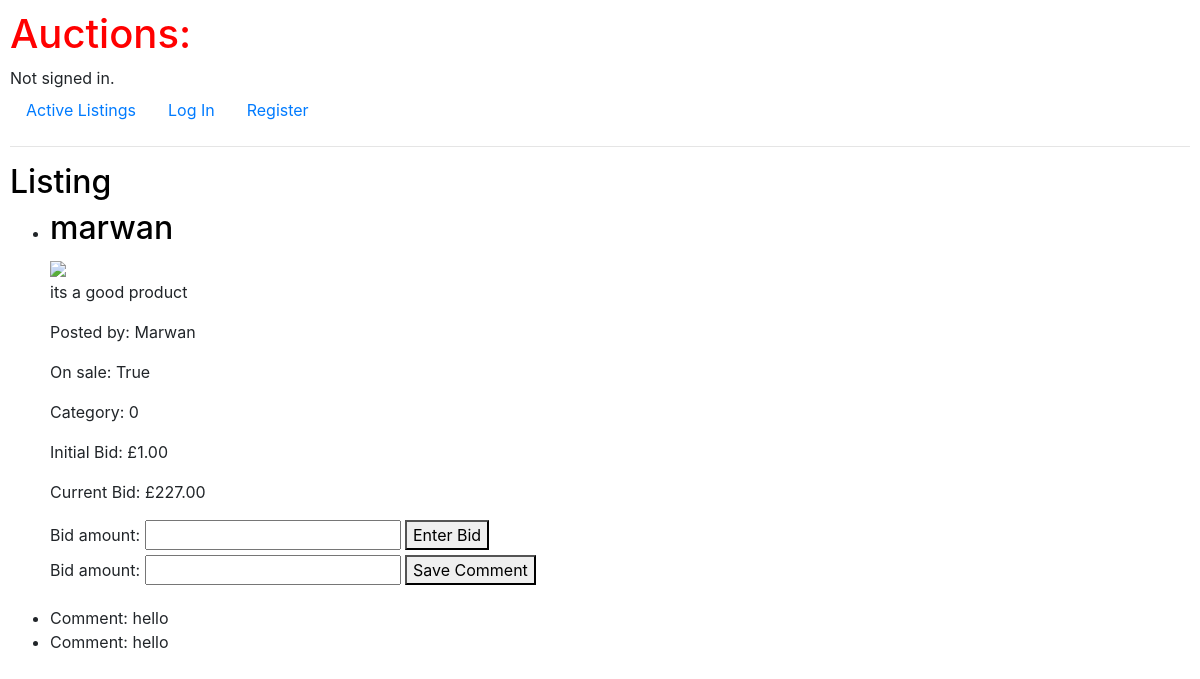
/bid/1, run on an earlier commit of the app's database.
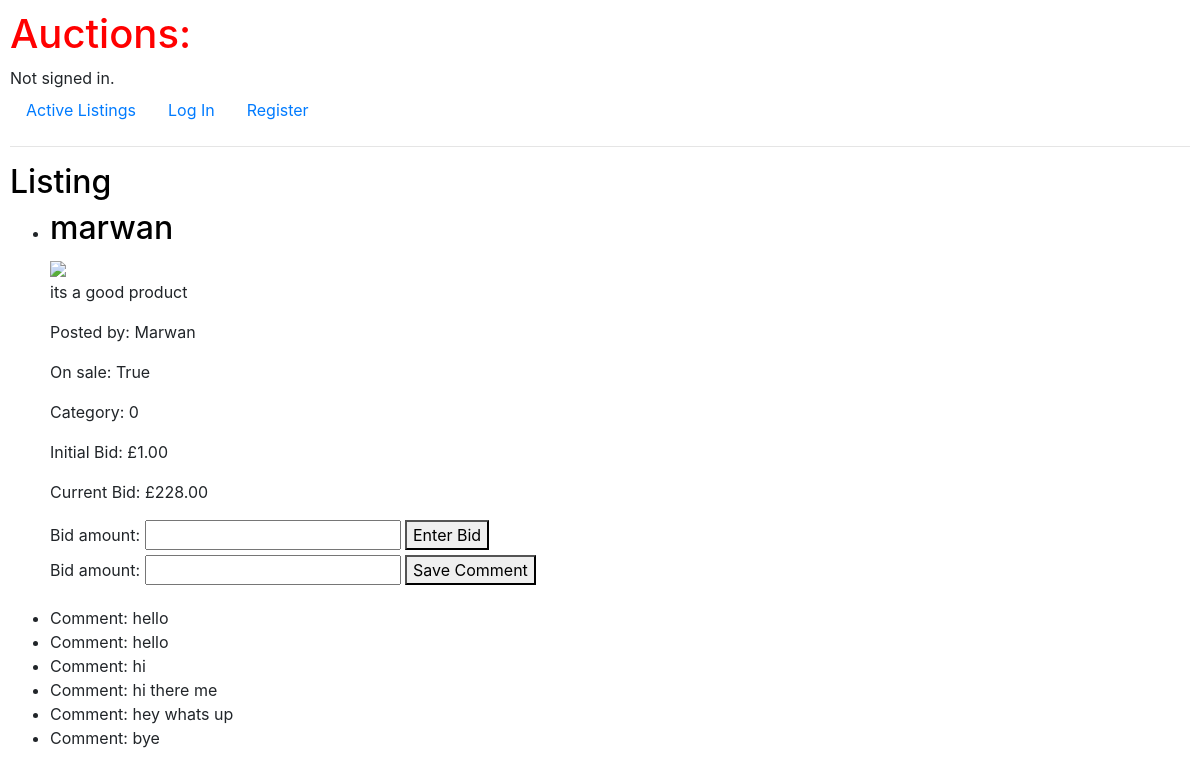
And on a later commit of the database.
### auctions/models.py (models this page shows)
class AuctionListing(models.Model):
    user = models.ForeignKey(User, on_delete=models.CASCADE, related_name= "auction_listings")
    title = models.CharField(max_length=64)
    description = models.TextField()
    active = models.BooleanField(default=True)
    category = models.CharField(max_length = 64)
    image = models.ImageField(upload_to='')
    initial_bid = models.DecimalField(max_digits=6, decimal_places=2)
    def current_bid(self):
        bid = Bid.objects.filter(auction_listing=self).order_by('-bid_amount').first()
        if bid:
            return bid.bid_amount
        else:
            return self.initial_bid

class Bid(models.Model):
    user = models.ForeignKey(User, on_delete=models.CASCADE, related_name= "bid" )
    auction_listing = models.ForeignKey(AuctionListing, on_delete=models.CASCADE, related_name= "auction_listing" )
    bid_amount = models.DecimalField(max_digits=10, decimal_places=2)

class Comment(models.Model):
    user = models.ForeignKey(User, on_delete=models.CASCADE, related_name= "comment")
    auction_listing = models.ForeignKey(AuctionListing, on_delete=models.CASCADE, related_name="comments")
    comment = models.TextField()

class User(AbstractUser):
    pass

### auctions/views.py (the view)
# urls.py: path("bid/<int:listing_id>", views.current_price, name="current_price"),
def current_price(request, listing_id):
    auction_listing = AuctionListing.objects.get(id=listing_id)
    auction_listings = AuctionListing.objects.all()
    current_bids = {}
    for listing in auction_listings:
        bid = Bid.objects.filter(auction_listing=listing).order_by('-bid_amount').first()
        if bid == None:
            bid = listing.initial_bid
        current_bids[listing.id] = bid if bid else listing.initial_bid
        current_bids
    if request.method == 'POST':
        form = BidForm(request.POST)
        if form.is_valid():
            bid_amount = form.cleaned_data['bid_amount']
            if current_bids[auction_listing.id] == listing.initial_bid:
                highest_bidding_price = current_bids[auction_listing.id]
            else:
                highest_bidding_price = current_bids[auction_listing.id].bid_amount
            if bid_amount <= highest_bidding_price:
                form.add_error('bid_amount',"Your bid is not sufficient and must be higher than the current bid amount")
            else:
                new_bid = Bid(user=request.user, auction_listing=auction_listing, bid_amount=form.cleaned_data['bid_amount'])
                new_bid.save()
                return render(request, 'auctions/listing.html', {'form': form, 'listing': auction_listing, 'current_bids': current_bids})
    else:
        form = BidForm()
    return render(request, 'auctions/listing.html', {'form': form, 'listing': auction_listing})

### auctions/forms.py
class BidForm(forms.ModelForm):
    class Meta:
        model = Bid
        fields = ['bid_amount']

### auctions/templates/auctions/listing.html (shortened to what this page needs)
{% extends "auctions/layout.html" %}
{% block body %}
    <h2>Listing</h2>
	<ul>
        <li><h2>{{ listing.title }}</h2>
        <img src="{{ listing.image.url }}" style="max-width: 300px; max-height: 300px;">
        <p>{{ listing.description }}</p>
        <p>Posted by: {{ listing.user }}</p>
        <p>On sale: {{ listing.active}}</p>
        <p>Category: {{ listing.category }}</p>
        <p>Initial Bid: £{{ listing.initial_bid }}</p>
        <p>Current Bid: £{{ listing.current_bid }}</p>
        <form method="post" action="{% url 'current_price' listing.id %}" enctype="multipart/form-data">
            {{ form.bid_amount.label_tag }}
            {{ form.bid_amount }}
            <button type = "submit">Enter Bid</button>
        </form>
            <form method="post" id = "Form1" >
                {{ form }}
                <button id = "Button1" type = "submit" >Save Comment</button>
            </form></li>
        <p>
            {% for comment in listing.comments.all %}
                <li>Comment: {{ comment.comment }}</li>
            {% endfor %}
        </p>
	</ul>
{% endblock %}

What changed in the data, as far as the page shows it:
computed for AuctionListing "marwan": current_bid "227.00" → "228.00"
added Comment: comment "hi"
added Comment: comment "hi there me"
added Comment: comment "hey whats up"
added Comment: comment "bye"
